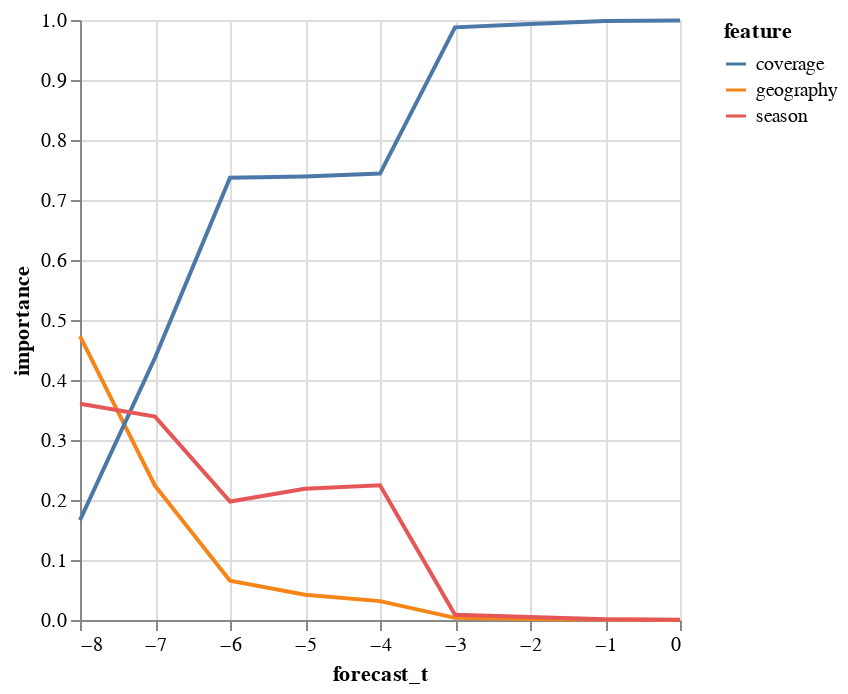

The notebook cell this image was saved under:
### Code cell
alt.Chart(
    importances.group_by(
        pl.col("forecast_t"),
        pl.col("feature").replace({str(x): "coverage" for x in range(MIN_T, 1)}),
    ).agg(pl.col("importance").sum())
).mark_line().encode(alt.X("forecast_t"), alt.Y("importance"), alt.Color("feature"))

### Figure 1 — Vega-Lite specification as saved in the notebook (floating-point values rounded to 4 significant figures)
{"config": {"view": {"continuousWidth": 300, "continuousHeight": 300}}, "data": {"name": "data-cb8d0b43ca5468ce68656016a79acdd9"}, "mark": {"type": "line"}, "encoding": {"color": {"field": "feature", "type": "nominal"}, "x": {"field": "forecast_t", "type": "quantitative"}, "y": {"field": "importance", "type": "quantitative"}}, "$schema": "https://vega.github.io/schema/vega-lite/v5.20.1.json", "datasets": {"data-cb8d0b43ca5468ce68656016a79acdd9": [{"forecast_t": -8, "feature": "geography", "importance": 0.4732}, {"forecast_t": -7, "feature": "geography", "importance": 0.2239}, {"forecast_t": -6, "feature": "coverage", "importance": 0.7369}, {"forecast_t": -6, "feature": "season", "importance": 0.1975}, {"forecast_t": -3, "feature": "geography", "importance": 0.003576}, {"forecast_t": -2, "feature": "coverage", "importance": 0.9935}, {"forecast_t": 0, "feature": "coverage", "importance": 0.9994}, {"forecast_t": -6, "feature": "geography", "importance": 0.0656}, {"forecast_t": 0, "feature": "geography", "importance": 9.679e-05}, {"forecast_t": -8, "feature": "season", "importance": 0.3605}, {"forecast_t": 0, "feature": "season", "importance": 0.0005482}, {"forecast_t": -3, "feature": "coverage", "importance": 0.9877}, {"forecast_t": -1, "feature": "geography", "importance": 0.0007431}, {"forecast_t": -1, "feature": "season", "importance": 0.001098}, {"forecast_t": -1, "feature": "coverage", "importance": 0.9982}, {"forecast_t": -5, "feature": "geography", "importance": 0.04212}, {"forecast_t": -2, "feature": "geography", "importance": 0.001473}, {"forecast_t": -3, "feature": "season", "importance": 0.008713}, {"forecast_t": -7, "feature": "season", "importance": 0.3391}, {"forecast_t": -8, "feature": "coverage", "importance": 0.1663}, {"forecast_t": -4, "feature": "season", "importance": 0.2246}, {"forecast_t": -5, "feature": "coverage", "importance": 0.7392}, {"forecast_t": -7, "feature": "coverage", "importance": 0.4371}, {"forecast_t": -5, "feature": "season", "importance": 0.2187}, {"forecast_t": -2, "feature": "season", "importance": 0.005044}, {"forecast_t": -4, "feature": "geography", "importance": 0.03145}, {"forecast_t": -4, "feature": "coverage", "importance": 0.744}]}}
